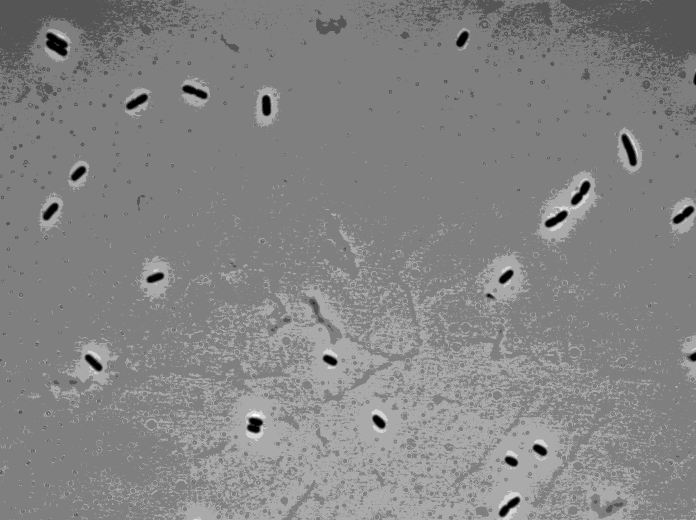
#> input picture data/HG105_images/noLac_phase_0004.tif, 1392 x 1040 px, found by its file name (shown at 1/2 size)
$ jupyter execute l39_segmentation.ipynb   (shell and % lines are left out)
#> lines starting #> are read from the running program, lines starting #| are printed output that depends on the picture; after the words box and inside, x2 and y2 are one past the last pixel; in counts of white or black regions, pixels touching at a corner belong together
# Lesson 39: Basic image quantification

(c) 2017 Justin Bois and Griffin Chure. This work is licensed under a [Creative Commons Attribution License CC-BY 4.0](https://creativecommons.org/licenses/by/4.0/). All code contained herein is licensed under an [MIT license](https://opensource.org/licenses/MIT).

*This tutorial was generated from a Jupyter notebook.  You can download the notebook [here](l39_segmentation.ipynb).*

[cell 1]
import numpy as np

# Our image processing tools
import skimage.filters
import skimage.io
import skimage.measure
import skimage.morphology
import skimage.segmentation

# Plotting modules and settings.
import matplotlib.pyplot as plt
import seaborn as sns
colors = ['#1f77b4', '#ff7f0e', '#2ca02c', '#d62728',
          '#9467bd', '#8c564b', '#e377c2', '#7f7f7f',
          '#bcbd22', '#17becf']
sns.set(style='whitegrid', palette=colors, rc={'axes.labelsize': 16})

# The following is specific Jupyter notebooks

Now that we have learned how to do basic segmentation, we continue our image processing lessons to learn how to obtain quantitative data from images.

In this lesson, we will expand on what we learned in the first image processing tutorial and develop some further skills to help us with segmentation of images.  The images we will use were acquired by Griffin Chure in Rob Phillips's lab here at Caltech.  The bacteria are the HG105 *E. coli* strain, developed for [an earlier paper from the Phillips lab](http://www.pnas.org/content/108/29/12173.full).  The strain is wild type, except the LacZYA genes are deleted.  It features a YFP gene hooked up to the Lac promoter.  Thus, the fluorescent signal is a measure of gene expression governed by the Lac promoter in the absence of several of its repressors.

In the [previous lesson](l38_intro_to_image_processing.html), we made strong arguments for performing segmentation on images of bacteria constitutively expressing a fluorescent protein.  The main motivation is that the haloing effect from phase contrast images makes segmenting bacteria in large clumps very difficult.  However, for the images we are analyzing here, we do not have a constitutive fluorescent protein.  It is a bad idea to use the fluorescent signal we are measuring to do the segmentation, since this could introduce bias, especially when we have very low fluorescent signal for some cells.  So, in this experiment, we will do the segmentation using the phase image and then use the fluorescent image to get a measure of the fluorescence intensity for each bacterium.  It is important to have a dilute field of bacteria so that we do not have clumps of bacteria that make segmentation difficult.

Importantly, we are free to manipulate the brightfield image as we like in order to get good segmentation.  After we have identified which pixels below to which cells, we have to be very careful adjusting the fluorescent images as the pixel values in these images are the signal we are measuring.  We will only employ a median filter with a very small structuring element to deal with the known camera issue of occasional rogue high intensity pixels.

## Inspecting the images

Let's start by just getting a look at the images to see what we're dealing with here. A collection of images can be found in `data/HG105_images` which will be used for this lesson and the following practice section. The specific images we will be looking at here will be `noLac_phase_0000.tif` and `noLac_FITC_0000.tif`.

[cell 2]
# Load the images
im_phase = skimage.io.imread('data/HG105_images/noLac_phase_0004.tif')
#> im_phase is the input picture: shape (1040, 1392) uint16; min 265, max 1916, mean 1190.8
im_fl = skimage.io.imread('data/HG105_images/noLac_FITC_0004.tif')
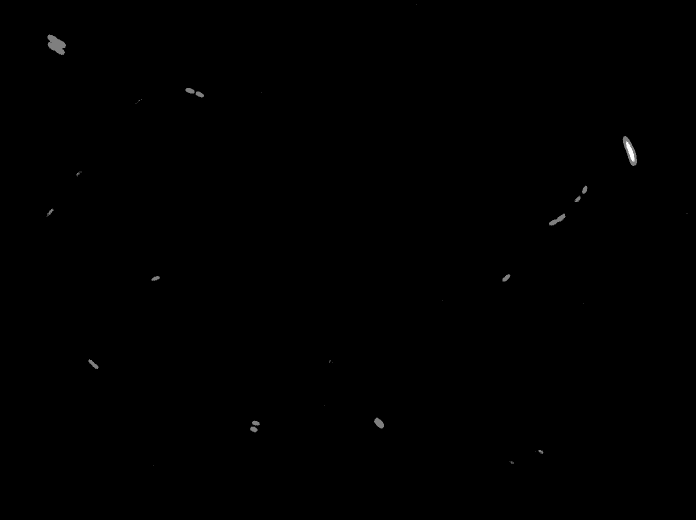
#> input picture data/HG105_images/noLac_FITC_0004.tif, 1392 x 1040 px, found by its file name (shown at 1/2 size)
#> im_fl is the input picture: shape (1040, 1392) uint16; min 98, max 605, mean 107.5

# Display side-by-side
with sns.axes_style('dark'):
    fig, ax = plt.subplots(1, 2, figsize=(9.5, 8))
    ax[0].imshow(im_phase, cmap=plt.cm.viridis)
    ax[1].imshow(im_fl, cmap=plt.cm.viridis)
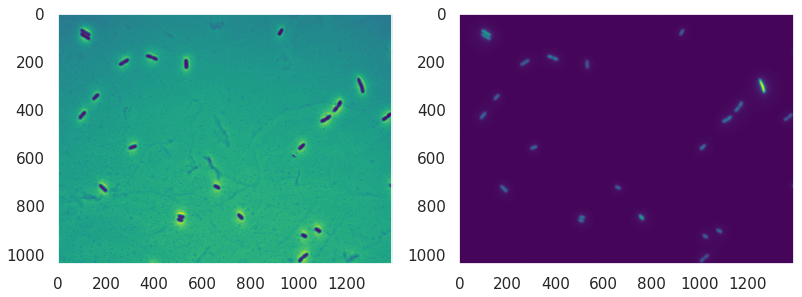
#> figure drawn by matplotlib, 2 panels

Argh.  We can see a few issues in these images. First, it appears that the illumination in the phase contrast image is not uniform and is darker at the top than on the bottom. Additionally, we can see again a couple rogue pixels are ruining viewing the fluorescent image.  They also present a problem with the phase image, so we'll do a quick median filter on it to clean things up before we try to conquer the issue of uneven illumination.

[cell 3]
# Structuring element
selem = skimage.morphology.square(3)

# Perform median filter
im_phase_filt = skimage.filters.median(im_phase, selem)
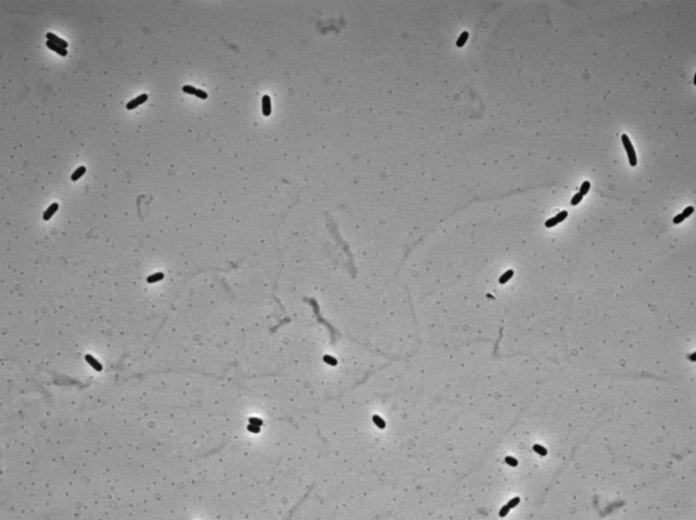
#> im_phase_filt: shape (1040, 1392) uint16 (shown at 1/2 size); min 274, max 1860, mean 1190.7; drawn with min black and max white
im_fl_filt = skimage.filters.median(im_fl, selem)

# Show the images again
with sns.axes_style('dark'):
    fig, ax = plt.subplots(1, 2, figsize=(9.5, 8))
    ax[0].imshow(im_phase_filt, cmap=plt.cm.viridis)
    ax[1].imshow(im_fl_filt, cmap=plt.cm.viridis)

So, we will proceed to segment in phase and then use the fluorescence data to quantify expression levels. Before we begin our thresholding, however, we should correct our illumination issues in the phase contrast image which are likely caused by improper Köhler illumination.

## Background Subtraction

 We can correct for this non-uniform illumination by performing a **Gaussian background subtraction**. It is important for us to notice that the uneven illumination spans across a distance much greater than that of a single bacterium. In a Gaussian background subtraction, small variations in pixel value across the image are blurred using a two-dimensional Gaussian function leaving only large-scale variations in intensity. To correct for the non-uniformity of the illumination, we can simply subtract our Gaussian blurred image from our original.

[cell 4]
# Apply a gaussian blur with a 50 pixel radius.
im_phase_gauss = skimage.filters.gaussian(im_phase_filt, 50.0)
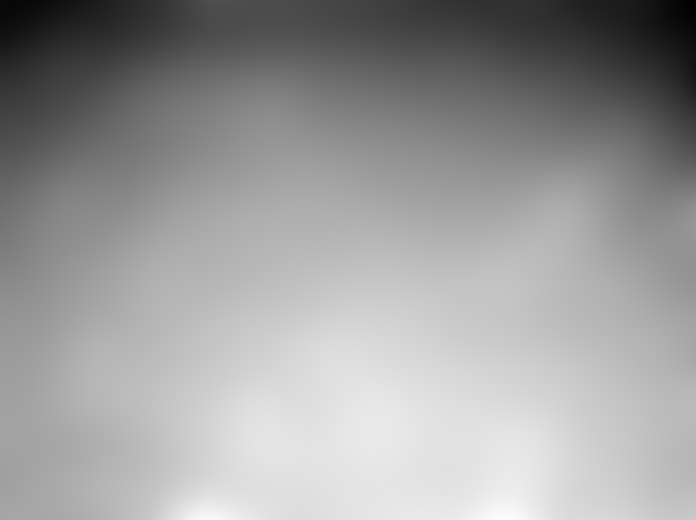
#> im_phase_gauss: shape (1040, 1392) float64 (shown at 1/2 size); min 0.0146, max 0.0205, mean 0.0182; drawn with min black and max white

# Show the two images side-by-side
with sns.axes_style('dark'):
    fig, ax = plt.subplots(1,2, figsize=(9.5,8))
    ax[0].imshow(im_phase_filt, cmap=plt.cm.viridis)
    ax[1].imshow(im_phase_gauss, cmap=plt.cm.viridis)

While our input image has a `uint16` data type, our Gaussian filtered image is actually a `float64`. This means in order to have any substantive effect, our original image must also be converted to a `float64` before subtraction. We can use the `skimage.img_as_float()` function to perform this conversion.

[cell 5]
# Convert the median-filtered phase image to a float64
im_phase_float = skimage.img_as_float(im_phase_filt)

# Subtract our gaussian blurred image from the original.
im_phase_sub = im_phase_float - im_phase_gauss
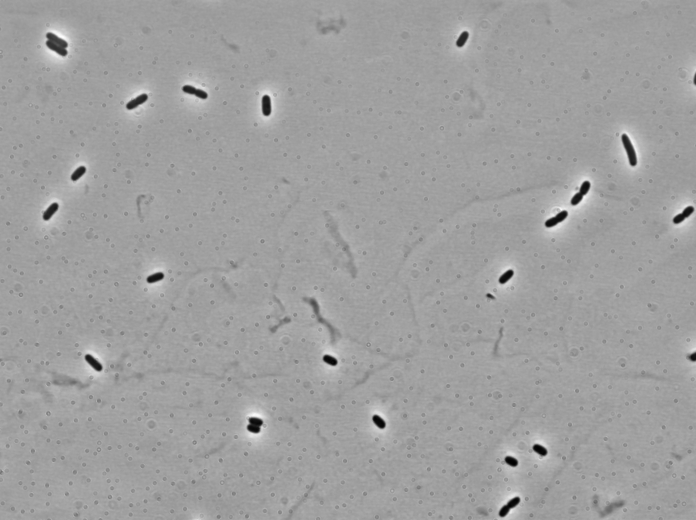
#> im_phase_sub: shape (1040, 1392) float64 (shown at 1/2 size); min -0.0149, max 0.00881, mean -7.29e-06; drawn with min black and max white

# Show our original image and background subtracted image side-by-side.
with sns.axes_style('dark'):
    fig, ax = plt.subplots(1, 2, figsize=(9.5, 8))
    ax[0].imshow(im_phase_float, cmap=plt.cm.viridis)
    ax[1].imshow(im_phase_sub, cmap=plt.cm.viridis)

Voila! The pixel values appear much more uniform across the background of the image, meaning our segmentation safari can begin.

## Segmenting the bacteria

As we go about doing the segmentation, it will be instructive to zoom in on a region of the image with some interesting features.  We define the indices of the subimage for use going forward. The `np.s_` trick of NumPy is a useful way to do this. It makes a tuple that you can use to easily slice NumPy arrays (remember, images are represented as NumPy arrays when you load them).

[cell 6]
# Indices of subimage
slc = np.s_[0:450, 50:500]

# Look at subimage
with sns.axes_style('dark'):
    skimage.io.imshow(im_phase_sub[slc], cmap=plt.cm.gray)
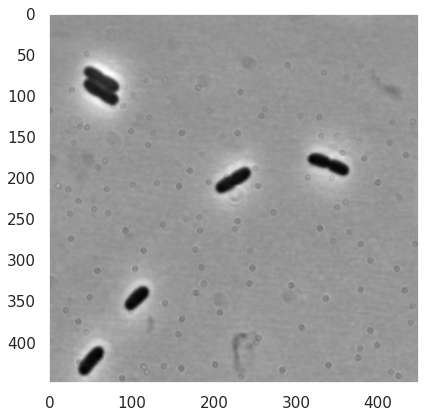
#> figure drawn by matplotlib, 1 panel

The image is littered with small dots.  These are the result of condensation of water vapor on the glass in front of the CCD of the camera.  This is a difficult issue in the particular lab space where this image was taken; there are issues with the air conditioning.  (Yes, that's right, the *air conditioning* can affect your data!)

### Denoising the image

As we prepare for segmentation, we should begin by denoising the image.  We already did a median filter to get rid of occasional bad pixels.

We may also want to get rid of all the dots on the camera glass.  These are the little circles in the image.  We can use a **total variation filter** for this purpose.  These filters compute local derivatives in the image and try to limit them.  The result is flatter, sometimes "cartoon-like" images.  We will not use this going forward, but only show it here for illustrative purposes.

[cell 7]
# Perform a Chambolle total variation filter.
im_phase_tv = skimage.restoration.denoise_tv_chambolle(
                                            im_phase_sub, weight=0.005)

# Look at result
with sns.axes_style('dark'):
    fig, ax = plt.subplots(1, 2, figsize=(9.5, 8))
    ax[0].imshow(im_phase_filt[slc], cmap=plt.cm.viridis)
    ax[1].imshow(im_phase_tv[slc], cmap=plt.cm.viridis)
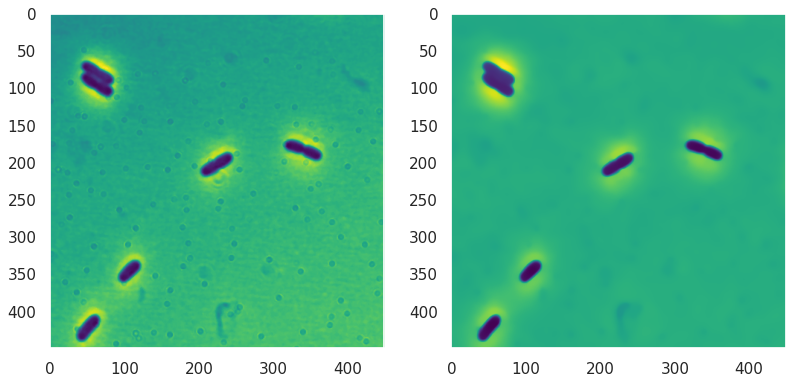
#> figure drawn by matplotlib, 2 panels

Going forward, we will use the median filtered image.

### Segmenting the bacteria with good ol' thresholding

Assuming we have taken care of any illumination issues that would preclude us from using a global thresholding method, we will go ahead and use a global threshold on the phase images to separate bacteria from background.  Note that this is one of many ways of segmenting the bacteria, and many more sophisticated and powerful methods are possible.

[cell 8]
# Compute Otsu threshold value for median filtered image
thresh_otsu = skimage.filters.threshold_otsu(im_phase_sub)
#> thresh_otsu = -0.00538

# Construct thresholded image
im_bw = im_phase_sub < thresh_otsu
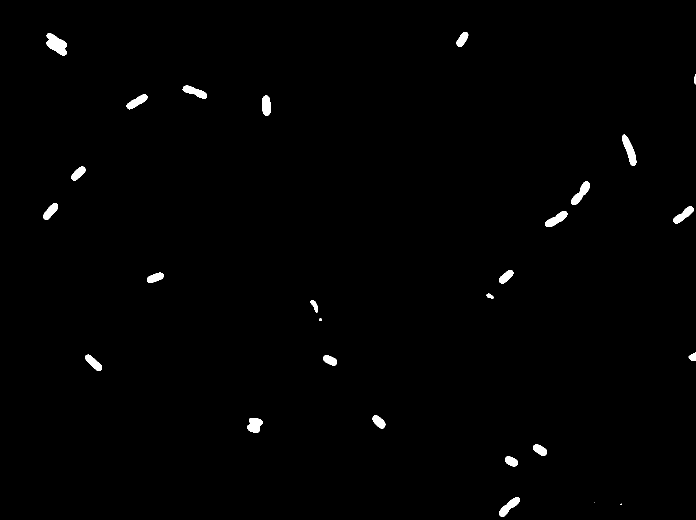
#> im_bw: shape (1040, 1392) bool (shown at 1/2 size); 0.84% white; 27 white regions (2 under 20 px), largest, box (x1, y1, x2, y2) and area: (93, 67, 134, 111) 1114, (1244, 269, 1273, 331) 827, (1142, 363, 1180, 410) 741

# Display images
with sns.axes_style('dark'):
    fig, ax = plt.subplots(2, 2, figsize=(9.5, 8))
    ax[0,0].imshow(im_phase_sub, cmap=plt.cm.gray)
    ax[0,1].imshow(im_bw, cmap=plt.cm.gray)
    ax[1,0].imshow(im_phase_sub[slc], cmap=plt.cm.gray)
    ax[1,1].imshow(im_bw[slc], cmap=plt.cm.gray)
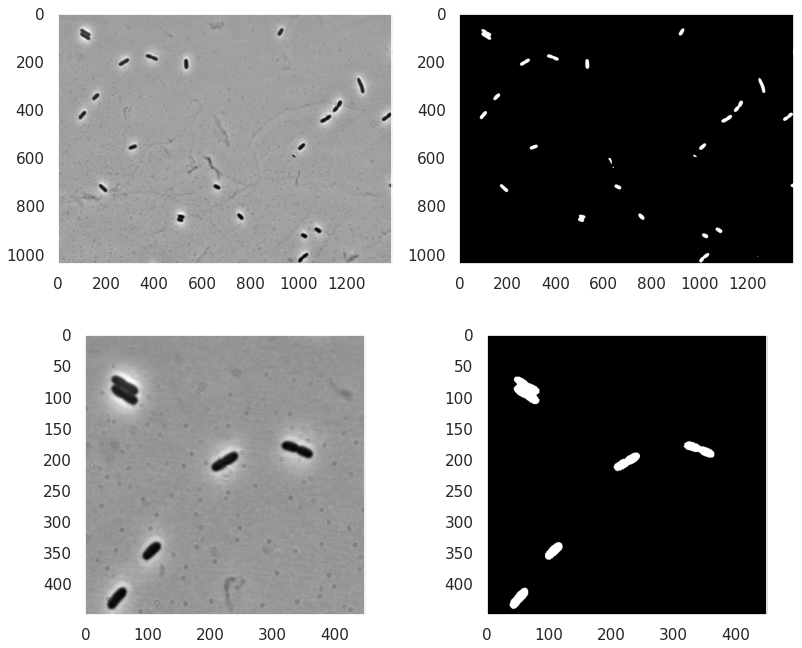
#> figure drawn by matplotlib, 4 panels

We see that we have some tiny particles that are not considered background.  We will deal with those explicitly in a moment.  Otherwise, we have effectively separated bacteria from background.

Since we will be quantifying fluorescent intensity in individual bacteria, we want to make sure only whole bacteria are considered.  Therefore, we should clear off any bacteria that are touching the border of the image.  There is a very convenient way to do this. The `skimage.segmentation.clear_border()` function takes a binary (black and white image) and clear out any white "island" that touches a border of the image.

[cell 9]
# Clear border with 5 pixel buffer
im_bw = skimage.segmentation.clear_border(im_bw, buffer_size=5)
#> im_bw: shape (1040, 1392) bool; 0.78% white; 24 white regions (2 under 20 px)

## Quantifying the segmented regions

We have many white regions in the image, but only some of them are bacteria.  We would like to be able to identify what is bacteria and what is noise.  To this end, we need to compute the number of pixels in each white "island" in the thresholded image.  We can use the `skimage.measure.regionprops()` function to do this (and, as we will see, so much more!).  Before we can use it, we have to **label** the image.  That is, we need to assign a unique label to each white region in the thresholded region.

[cell 10]
# Label binary image; background kwarg says value in im_bw to be background
im_labeled, n_labels = skimage.measure.label(
                            im_bw, background=0, return_num=True)
#> im_labeled: shape (1040, 1392) int32; 25 distinct labels, from 0 to 24
#> n_labels = 24

# See result (one of the few times it's ok to use rainbow colormap!)
with sns.axes_style('dark'):
    fig, ax = plt.subplots(1, 1)
    ax.imshow(im_labeled, cmap=plt.cm.rainbow)

# Show number of regions
print('Number of individual regions = ', n_labels)
#| Number of individual regions =  24

We have 24 regions, but only 20 of these are bacteria, as we can see by hand counting.  We want to eliminate the small ones, so we will calculate the area of all of the regions. Note that this is a very clean image and we still ended up picking small bits of stuff in the background. `skimage.measure.regionprops()` computes the area of each region, in addition to lots of other useful statistics.  Conveniently, through the `intensity_image` keyword argument, we can specify a corresponding intensity image, in this case the fluorescent image.  `skimage.measure.regionprops()`. When an intensity image is specified, `skimage.measure.regionprops()` then also, among other things, average intensity for each of the regions.  Ultimately, we want the integrated intensity, which is just the average intensity times the area.

[cell 11]
# Extract region props
im_props = skimage.measure.regionprops(im_labeled, intensity_image=im_fl_filt)
#> im_props = 24 regions; largest, box (x1, y1, x2, y2) and area: (93, 67, 134, 111) 1114, (1244, 269, 1273, 331) 827, (1142, 363, 1180, 410) 741, (1090, 422, 1135, 454) 685, (998, 994, 1040, 1034) 681

That's it!  That's pretty much all there is to it!  We now need to eliminate regions that are too small to be bacteria.  First, let's get an estimate for how big a bacterium is.  We'll look again at our zoomed image.

[cell 12]
# Show zoomed in image
with sns.axes_style('dark'):
    skimage.io.imshow(im_phase_filt[slc], cmap=plt.cm.gray)
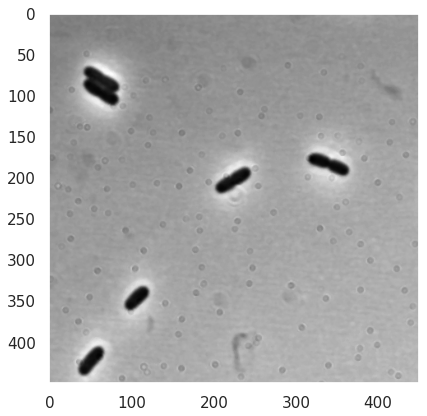
#> figure drawn by matplotlib, 1 panel

Based on the image, I would estimate the bacteria are about 30 pixels long and 10 pixels wide, which is a bit of an underestimate.  So, let's say the cutoff for being a bacterium is about half that, or 150 pixels.  We can use all of the data conveniently stored in `im_props` to clear up our image.

[cell 13]
# Make a filtered black and white image
im_bw_filt = im_labeled > 0

# Define cutoff size
cutoff = 150

# Loop through image properties and delete small objects
n_regions = 0
for prop in im_props:
    if prop.area < cutoff:
        im_bw_filt[im_labeled==prop.label] = 0
    else:
        n_regions += 1
#> this loop made 24 passes
#> (the rest of the program and of its run is left out)
